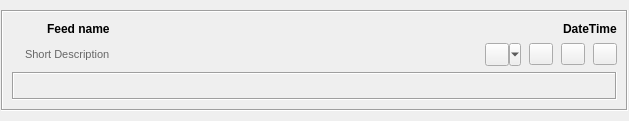
<?xml version="1.0" encoding="UTF-8"?>
<ui version="4.0">
 <class>FeedReaderFeedItem</class>
 <widget class="QWidget" name="FeedReaderFeedItem">
  <property name="geometry">
   <rect>
    <x>0</x>
    <y>0</y>
    <width>629</width>
    <height>121</height>
   </rect>
  </property>
  <layout class="QGridLayout" name="gridLayout_4">
   <property name="leftMargin">
    <number>1</number>
   </property>
   <property name="topMargin">
    <number>1</number>
   </property>
   <property name="rightMargin">
    <number>1</number>
   </property>
   <property name="bottomMargin">
    <number>1</number>
   </property>
   <property name="horizontalSpacing">
    <number>6</number>
   </property>
   <property name="verticalSpacing">
    <number>1</number>
   </property>
   <item row="0" column="0">
    <widget class="QFrame" name="frame">
     <property name="sizePolicy">
      <sizepolicy hsizetype="Expanding" vsizetype="Fixed">
       <horstretch>0</horstretch>
       <verstretch>0</verstretch>
      </sizepolicy>
     </property>
     <property name="autoFillBackground">
      <bool>true</bool>
     </property>
     <property name="frameShape">
      <enum>QFrame::Box</enum>
     </property>
     <property name="frameShadow">
      <enum>QFrame::Sunken</enum>
     </property>
     <layout class="QVBoxLayout" name="verticalLayout_3">
      <item>
       <layout class="QHBoxLayout" name="horizontalLayout_6">
        <item>
         <widget class="QLabel" name="logoLabel">
          <property name="maximumSize">
           <size>
            <width>48</width>
            <height>48</height>
           </size>
          </property>
          <property name="pixmap">
           <pixmap resource="FeedReader_images.qrc">:/images/FeedReader.png</pixmap>
          </property>
          <property name="scaledContents">
           <bool>true</bool>
          </property>
         </widget>
        </item>
        <item>
         <layout class="QVBoxLayout" name="verticalLayout_2">
          <item>
           <layout class="QHBoxLayout" name="horizontalLayout_3">
            <item>
             <widget class="QLabel" name="feedIconLabel">
              <property name="minimumSize">
               <size>
                <width>16</width>
                <height>16</height>
               </size>
              </property>
              <property name="maximumSize">
               <size>
                <width>16</width>
                <height>16</height>
               </size>
              </property>
              <property name="pixmap">
               <pixmap resource="FeedReader_images.qrc">:/images/Feed.png</pixmap>
              </property>
              <property name="scaledContents">
               <bool>true</bool>
              </property>
             </widget>
            </item>
            <item>
             <widget class="StyledLabel" name="titleLabel">
              <property name="sizePolicy">
               <sizepolicy hsizetype="MinimumExpanding" vsizetype="Preferred">
                <horstretch>0</horstretch>
                <verstretch>0</verstretch>
               </sizepolicy>
              </property>
              <property name="font">
               <font>
                <weight>75</weight>
                <bold>true</bold>
               </font>
              </property>
              <property name="text">
               <string notr="true">Feed name</string>
              </property>
             </widget>
            </item>
            <item>
             <widget class="QLabel" name="dateTimeLabel">
              <property name="font">
               <font>
                <weight>75</weight>
                <bold>true</bold>
                <stylestrategy>PreferAntialias</stylestrategy>
               </font>
              </property>
              <property name="text">
               <string notr="true">DateTime</string>
              </property>
             </widget>
            </item>
           </layout>
          </item>
          <item>
           <layout class="QHBoxLayout" name="horizontalLayout_2">
            <property name="spacing">
             <number>8</number>
            </property>
            <item>
             <widget class="QLabel" name="msgTitleLabel">
              <property name="sizePolicy">
               <sizepolicy hsizetype="MinimumExpanding" vsizetype="Expanding">
                <horstretch>0</horstretch>
                <verstretch>0</verstretch>
               </sizepolicy>
              </property>
              <property name="maximumSize">
               <size>
                <width>16777215</width>
                <height>60</height>
               </size>
              </property>
              <property name="text">
               <string notr="true">&lt;!DOCTYPE HTML PUBLIC &quot;-//W3C//DTD HTML 4.0//EN&quot; &quot;http://www.w3.org/TR/REC-html40/strict.dtd&quot;&gt;
&lt;html&gt;&lt;head&gt;&lt;meta name=&quot;qrichtext&quot; content=&quot;1&quot; /&gt;&lt;style type=&quot;text/css&quot;&gt;
p, li { white-space: pre-wrap; }
&lt;/style&gt;&lt;/head&gt;&lt;body style=&quot; font-family:'MS Shell Dlg 2'; font-size:8.25pt; font-weight:400; font-style:normal;&quot;&gt;
&lt;p style=&quot; margin-top:0px; margin-bottom:0px; margin-left:0px; margin-right:0px; -qt-block-indent:0; text-indent:0px;&quot;&gt;&lt;span style=&quot; font-size:8pt; color:#666666;&quot;&gt;Short Description&lt;/span&gt;&lt;/p&gt;&lt;/body&gt;&lt;/html&gt;</string>
              </property>
              <property name="wordWrap">
               <bool>true</bool>
              </property>
              <property name="openExternalLinks">
               <bool>true</bool>
              </property>
             </widget>
            </item>
            <item>
             <widget class="QToolButton" name="linkButton">
              <property name="focusPolicy">
               <enum>Qt::NoFocus</enum>
              </property>
              <property name="icon">
               <iconset resource="FeedReader_images.qrc">
                <normaloff>:/images/Link.png</normaloff>:/images/Link.png</iconset>
              </property>
              <property name="popupMode">
               <enum>QToolButton::MenuButtonPopup</enum>
              </property>
             </widget>
            </item>
            <item>
             <widget class="QPushButton" name="expandButton">
              <property name="sizePolicy">
               <sizepolicy hsizetype="Fixed" vsizetype="Fixed">
                <horstretch>0</horstretch>
                <verstretch>0</verstretch>
               </sizepolicy>
              </property>
              <property name="maximumSize">
               <size>
                <width>24</width>
                <height>16777215</height>
               </size>
              </property>
              <property name="focusPolicy">
               <enum>Qt::NoFocus</enum>
              </property>
              <property name="toolTip">
               <string>Expand</string>
              </property>
              <property name="icon">
               <iconset resource="../../../retroshare-gui/src/gui/images.qrc">
                <normaloff>:/images/edit_add24.png</normaloff>:/images/edit_add24.png</iconset>
              </property>
             </widget>
            </item>
            <item>
             <widget class="QPushButton" name="readAndClearButton">
              <property name="sizePolicy">
               <sizepolicy hsizetype="Fixed" vsizetype="Fixed">
                <horstretch>0</horstretch>
                <verstretch>0</verstretch>
               </sizepolicy>
              </property>
              <property name="maximumSize">
               <size>
                <width>24</width>
                <height>16777215</height>
               </size>
              </property>
              <property name="focusPolicy">
               <enum>Qt::NoFocus</enum>
              </property>
              <property name="toolTip">
               <string>Set as read and remove item</string>
              </property>
              <property name="icon">
               <iconset resource="../../../retroshare-gui/src/gui/images.qrc">
                <normaloff>:/images/cancel.png</normaloff>:/images/cancel.png</iconset>
              </property>
             </widget>
            </item>
            <item>
             <widget class="QPushButton" name="clearButton">
              <property name="sizePolicy">
               <sizepolicy hsizetype="Fixed" vsizetype="Fixed">
                <horstretch>0</horstretch>
                <verstretch>0</verstretch>
               </sizepolicy>
              </property>
              <property name="maximumSize">
               <size>
                <width>24</width>
                <height>16777215</height>
               </size>
              </property>
              <property name="focusPolicy">
               <enum>Qt::NoFocus</enum>
              </property>
              <property name="toolTip">
               <string>Remove Item</string>
              </property>
              <property name="icon">
               <iconset resource="../../../retroshare-gui/src/gui/images.qrc">
                <normaloff>:/images/close_normal.png</normaloff>:/images/close_normal.png</iconset>
              </property>
             </widget>
            </item>
           </layout>
          </item>
         </layout>
        </item>
       </layout>
      </item>
      <item>
       <widget class="QFrame" name="expandFrame">
        <layout class="QVBoxLayout">
         <property name="leftMargin">
          <number>0</number>
         </property>
         <property name="topMargin">
          <number>0</number>
         </property>
         <property name="rightMargin">
          <number>0</number>
         </property>
         <property name="bottomMargin">
          <number>0</number>
         </property>
         <item>
          <widget class="QFrame" name="msgFrame">
           <property name="sizePolicy">
            <sizepolicy hsizetype="Preferred" vsizetype="Expanding">
             <horstretch>0</horstretch>
             <verstretch>0</verstretch>
            </sizepolicy>
           </property>
           <property name="frameShape">
            <enum>QFrame::Box</enum>
           </property>
           <property name="frameShadow">
            <enum>QFrame::Sunken</enum>
           </property>
           <layout class="QVBoxLayout" name="verticalLayout">
            <property name="leftMargin">
             <number>5</number>
            </property>
            <property name="topMargin">
             <number>5</number>
            </property>
            <property name="rightMargin">
             <number>5</number>
            </property>
            <property name="bottomMargin">
             <number>5</number>
            </property>
            <item>
             <widget class="QLabel" name="descriptionLabel">
              <property name="sizePolicy">
               <sizepolicy hsizetype="MinimumExpanding" vsizetype="Preferred">
                <horstretch>0</horstretch>
                <verstretch>0</verstretch>
               </sizepolicy>
              </property>
              <property name="wordWrap">
               <bool>true</bool>
              </property>
              <property name="margin">
               <number>6</number>
              </property>
              <property name="indent">
               <number>-1</number>
              </property>
              <property name="openExternalLinks">
               <bool>true</bool>
              </property>
              <property name="textInteractionFlags">
               <set>Qt::LinksAccessibleByMouse|Qt::TextSelectableByKeyboard|Qt::TextSelectableByMouse</set>
              </property>
             </widget>
            </item>
           </layout>
          </widget>
         </item>
        </layout>
       </widget>
      </item>
     </layout>
    </widget>
   </item>
  </layout>
 </widget>
 <customwidgets>
  <customwidget>
   <class>StyledLabel</class>
   <extends>QLabel</extends>
   <header>gui/common/StyledLabel.h</header>
  </customwidget>
 </customwidgets>
 <resources>
  <include location="FeedReader_images.qrc"/>
  <include location="../../../retroshare-gui/src/gui/images.qrc"/>
 </resources>
 <connections/>
</ui>
